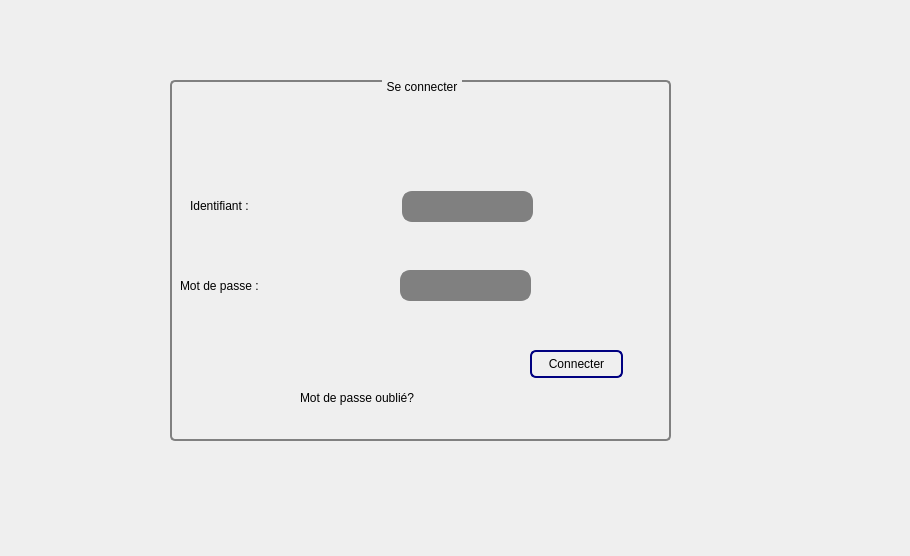
<?xml version="1.0" encoding="UTF-8"?>
<ui version="4.0">
 <class>authentification</class>
 <widget class="QDialog" name="authentification">
  <property name="geometry">
   <rect>
    <x>0</x>
    <y>0</y>
    <width>910</width>
    <height>556</height>
   </rect>
  </property>
  <property name="windowTitle">
   <string>Dialog</string>
  </property>
  <widget class="QGroupBox" name="groupBox">
   <property name="geometry">
    <rect>
     <x>170</x>
     <y>80</y>
     <width>501</width>
     <height>361</height>
    </rect>
   </property>
   <property name="styleSheet">
    <string notr="true">QGroupBox {
    background-color: qlineargradient(x1: 0, y1: 0, x2: 0, y2: 1,
                                      stop: 0 #E0E0E0, stop: 1 #FFFFFF);
    border: 2px solid gray;
    border-radius: 5px;
    margin-top: 1ex; /* leave space at the top for the title */
}

QGroupBox::title {
    subcontrol-origin: margin;
    subcontrol-position: top center; /* position at the top center */
    padding: 0 3px;
    background-color: qlineargradient(x1: 0, y1: 0, x2: 0, y2: 1,
                                      stop: 0 #FF0ECE, stop: 1 #FFFFFF);
}</string>
   </property>
   <property name="title">
    <string>Se connecter</string>
   </property>
   <widget class="QLabel" name="label">
    <property name="geometry">
     <rect>
      <x>20</x>
      <y>110</y>
      <width>161</width>
      <height>31</height>
     </rect>
    </property>
    <property name="styleSheet">
     <string notr="true">font: 25 18pt &quot;Footlight MT Light&quot;;</string>
    </property>
    <property name="text">
     <string>Identifiant :</string>
    </property>
   </widget>
   <widget class="QLabel" name="label_2">
    <property name="geometry">
     <rect>
      <x>10</x>
      <y>190</y>
      <width>181</width>
      <height>31</height>
     </rect>
    </property>
    <property name="styleSheet">
     <string notr="true">font: 25 18pt &quot;Footlight MT Light&quot;;</string>
    </property>
    <property name="text">
     <string>Mot de passe :</string>
    </property>
   </widget>
   <widget class="QLineEdit" name="lineEdit_Identifiant">
    <property name="geometry">
     <rect>
      <x>232</x>
      <y>111</y>
      <width>131</width>
      <height>31</height>
     </rect>
    </property>
    <property name="styleSheet">
     <string notr="true">QLineEdit {
    border: 2px solid gray;
    border-radius: 10px;
    padding: 0 8px;
    background: grey;
    selection-background-color: darkgray;
}
</string>
    </property>
   </widget>
   <widget class="QLabel" name="mot_de_passe_oubli">
    <property name="geometry">
     <rect>
      <x>130</x>
      <y>310</y>
      <width>131</width>
      <height>16</height>
     </rect>
    </property>
    <property name="text">
     <string>Mot de passe oublié?</string>
    </property>
   </widget>
   <widget class="QPushButton" name="ButtonConnecter">
    <property name="geometry">
     <rect>
      <x>360</x>
      <y>270</y>
      <width>93</width>
      <height>28</height>
     </rect>
    </property>
    <property name="styleSheet">
     <string notr="true">QPushButton {
    border: 2px solid #8f8f91;
    border-radius: 6px;
    background-color: qlineargradient(x1: 0, y1: 0, x2: 0, y2: 1,
                                      stop: 0 #f6f7fa, stop: 1 #dadbde);
    min-width: 80px;
}

QPushButton:pressed {
    background-color: qlineargradient(x1: 0, y1: 0, x2: 0, y2: 1,
                                      stop: 0 #dadbde, stop: 1 #f6f7fa);
}

QPushButton:flat {
    border: none; /* no border for a flat push button */
}

QPushButton:default {
    border-color: navy; /* make the default button prominent */
}

</string>
    </property>
    <property name="text">
     <string>Connecter</string>
    </property>
   </widget>
   <widget class="QLineEdit" name="lineEdit_motdepasse">
    <property name="geometry">
     <rect>
      <x>230</x>
      <y>190</y>
      <width>131</width>
      <height>31</height>
     </rect>
    </property>
    <property name="styleSheet">
     <string notr="true">QLineEdit {
    border: 2px solid gray;
    border-radius: 10px;
    padding: 0 8px;
    background: grey;
    selection-background-color: darkgray;
}
</string>
    </property>
   </widget>
  </widget>
 </widget>
 <resources/>
 <connections/>
</ui>
